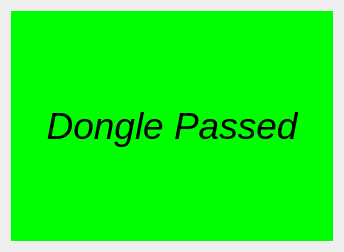
<?xml version="1.0" encoding="UTF-8"?>
<ui version="4.0">
 <class>Form</class>
 <widget class="QWidget" name="Form">
  <property name="geometry">
   <rect>
    <x>0</x>
    <y>0</y>
    <width>344</width>
    <height>252</height>
   </rect>
  </property>
  <property name="windowTitle">
   <string>Form</string>
  </property>
  <layout class="QHBoxLayout" name="horizontalLayout">
   <item>
    <widget class="QLabel" name="label">
     <property name="font">
      <font>
       <pointsize>28</pointsize>
       <italic>true</italic>
      </font>
     </property>
     <property name="styleSheet">
      <string notr="true">background-color: rgb(0, 255, 0);</string>
     </property>
     <property name="text">
      <string>Dongle Passed</string>
     </property>
     <property name="alignment">
      <set>Qt::AlignCenter</set>
     </property>
    </widget>
   </item>
  </layout>
 </widget>
 <resources/>
 <connections/>
</ui>
